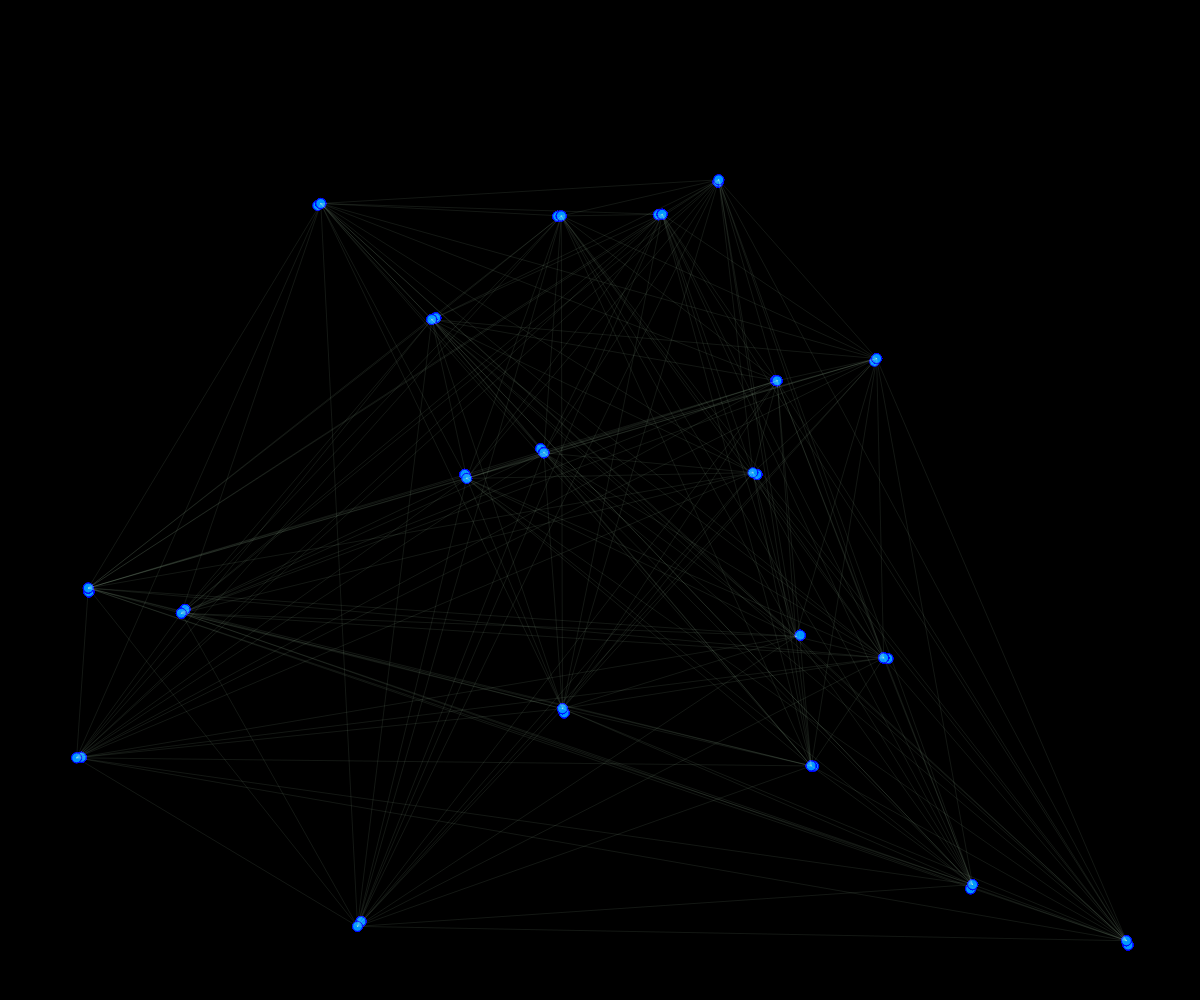
Frame 1 (no input)
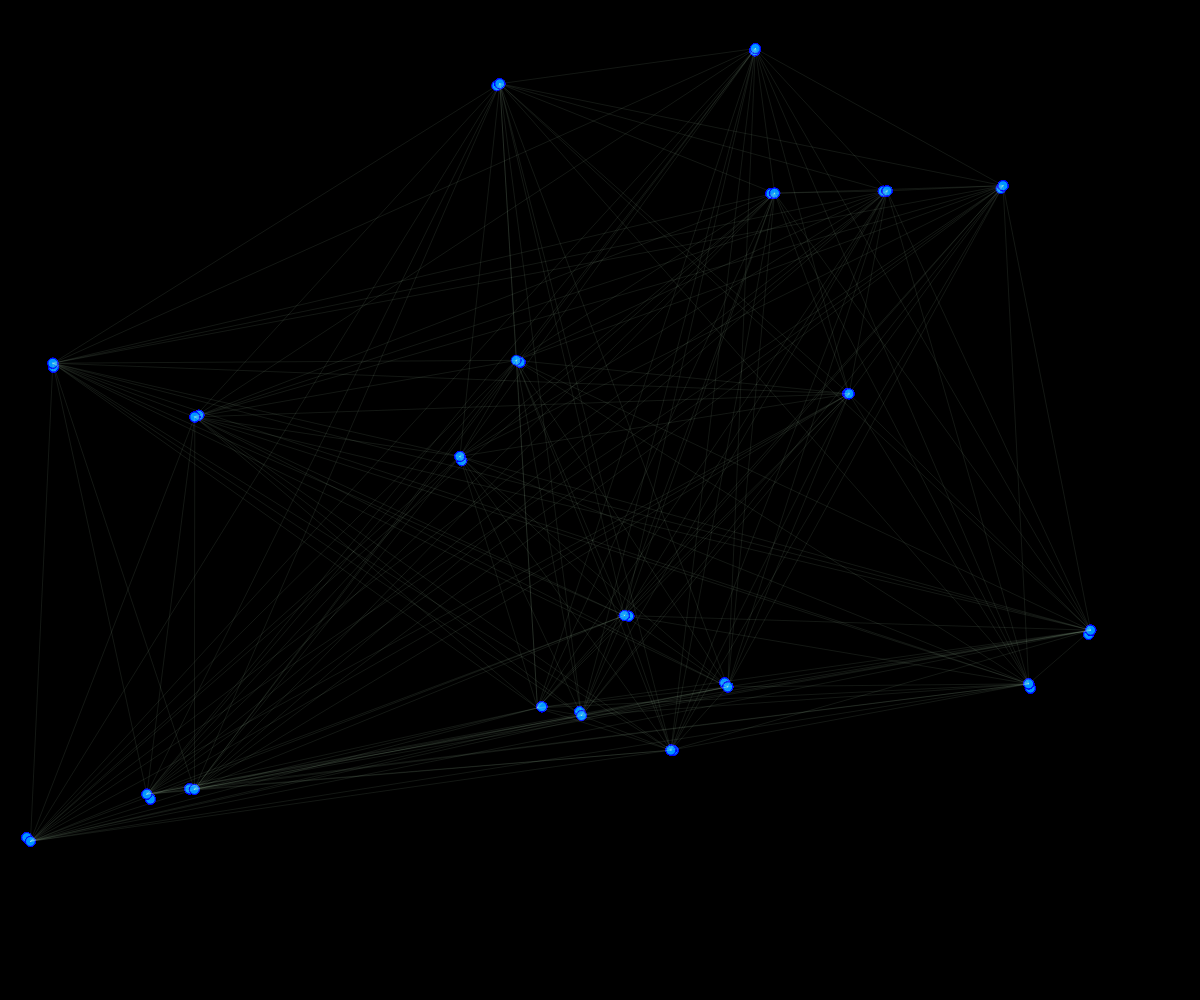
Frame 60 (no input)
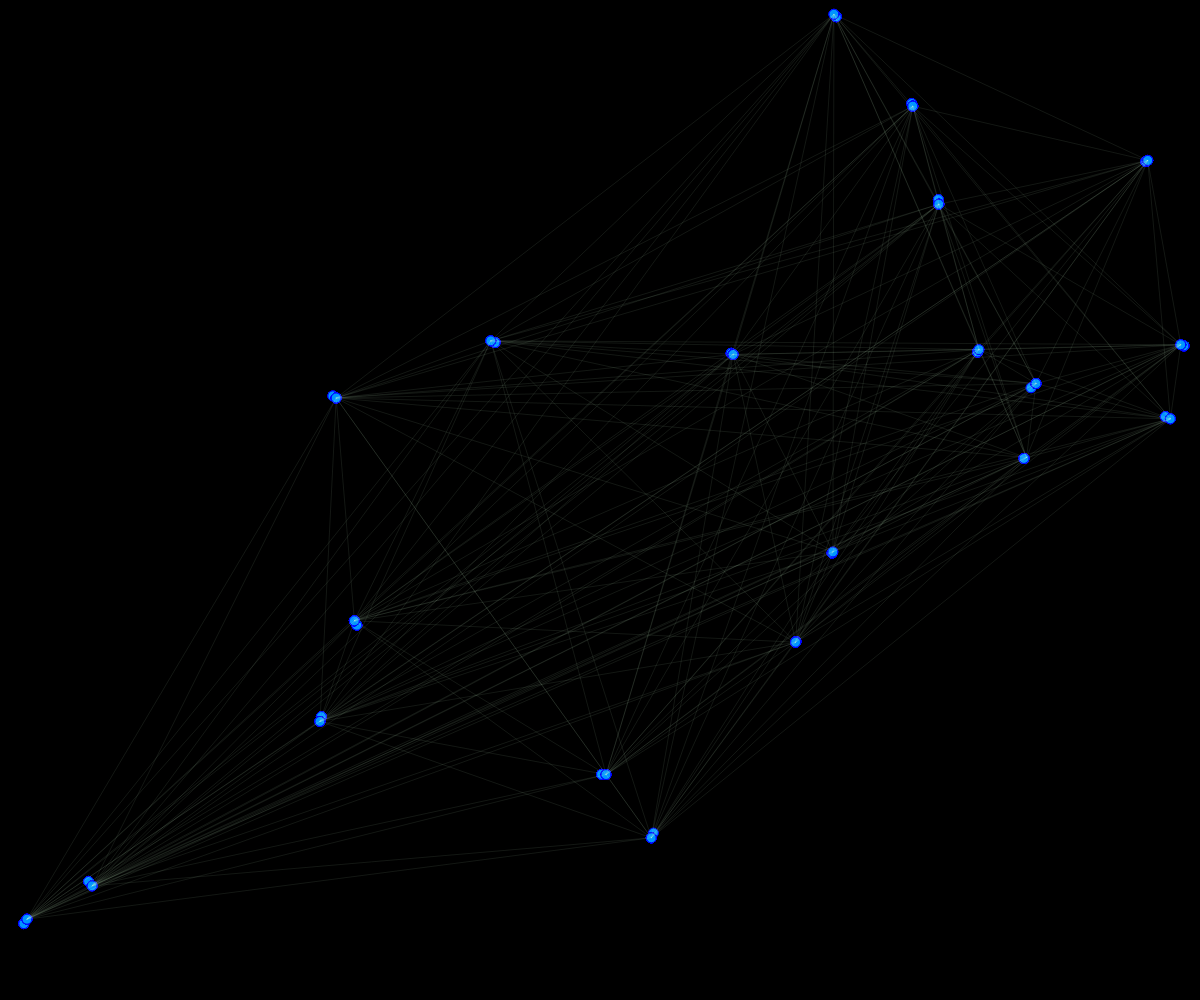
Frame 120 (the mouse pressed at the canvas centre since frame 60)

The p5.js sketch that drew these frames (run headless with seeded random() and noise() and a simulated clock; from frame 60 on, the mouse is pressed at the canvas centre):

// p5.js sketch
// ── sketch.js
let num = 20;
let points = [];

function setup(){
  createCanvas(windowWidth, windowHeight);
  for(let i=0; i<num; i++){
    points[i] = new Points();
  }
}

function mousePressed(){
  background(0);
  for(let i=0; i<num; i++){
    points[i] = new Points();
  }
}

function draw(){
  background(0);
  for (let i=0; i<points.length; i++){
  points[i].display();
  points[i].move();
  }
  
  for (let a of points){
     for (let b of points){
      strokeWeight(0.25);
      stroke(200,255,200,50);
      line(a.x, a.y, b.x, b.y);
     }
   }
      
}
    
class Points {
  
  constructor(x,y,r){
    this.x = random(50, width-50);
    this.y = random(50, height-50);
    this.r = 10;
  }
  
  display(){
    for (let i = 0; i<points.length; i++){
    let p = points[i];
    fill(0,150,255);
    stroke(0,0,255);
    strokeWeight(1);
    ellipse(p.x, p.y, p.r);
    }
  }
  
  speedX = random(-5,5);
  speedY = random(-5,5);
  
  move(){

    this.x += this.speedX;
    this.y += this.speedY;
        
    if (this.x > width || this.x < 0){
      this.speedX *= -1;
    } if (this.y > height || this.y < 0){
      this.speedY *= -1;
    }
  }  

}
